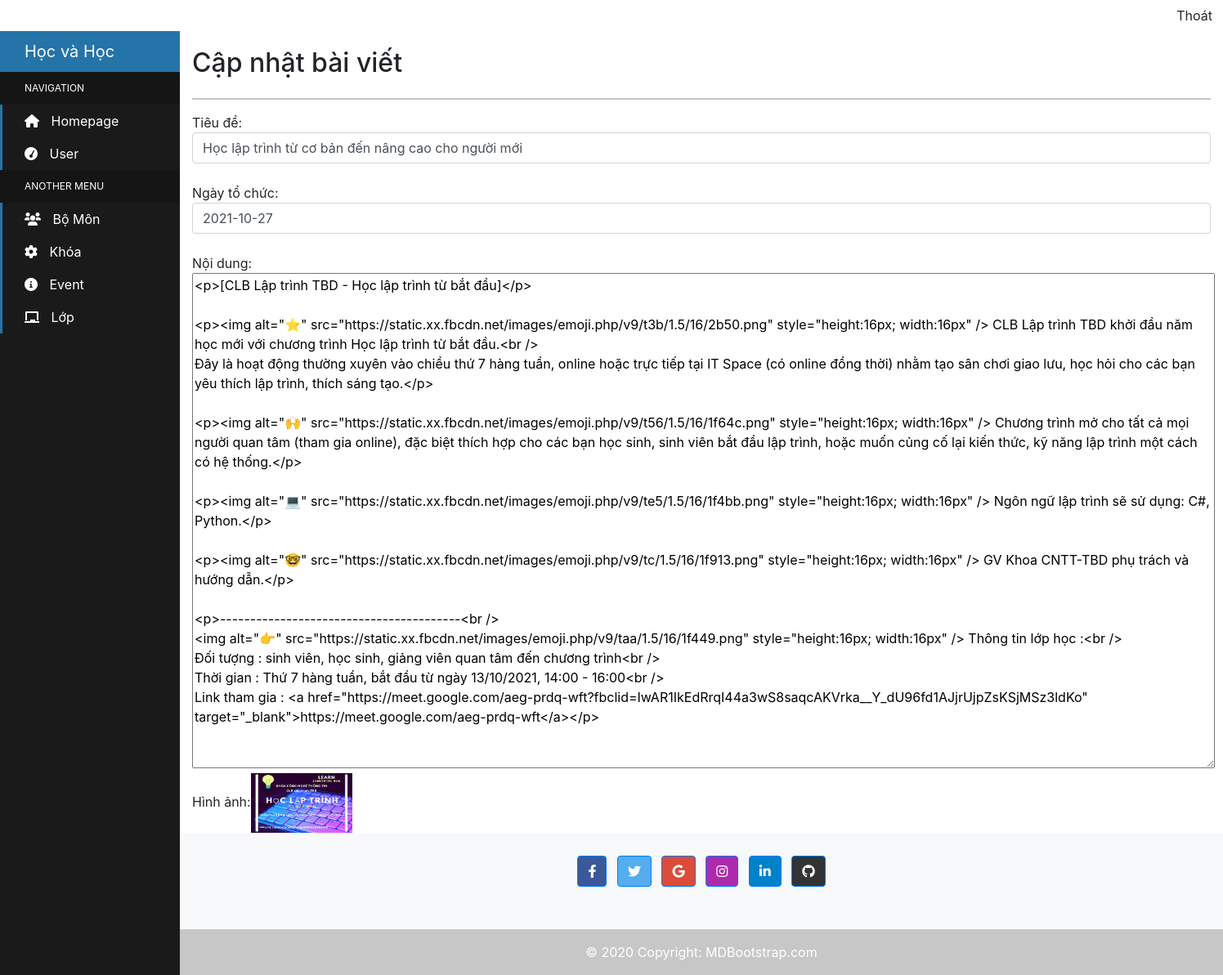
Page /admin/event/show.php?id=1 (signed in) on the committed database.
### tables this page shows
CREATE TABLE `sukien` (
  `sk_id` int(30) NOT NULL,
  `sk_name` varchar(250) NOT NULL,
  `sk_picture` varchar(500) NOT NULL,
  `sk_des` varchar(5000) NOT NULL,
  `sk_date` date NOT NULL
);

### admin/event/show.php (the view, shortened to what this page needs)
<?php
    include '../header.php';
    include '../../config/connect.php';
    $id = $_GET['id'];
    settype($id,"int");
    $sql = "SELECT * from sukien where sk_id= '$id'";
    $result = mysqli_query($conn,$sql);
?>
<div class="sidebar-container">
  <div class="sidebar-logo">
    Học và Học
  </div>
  <ul class="sidebar-navigation">
    <li class="header">Navigation</li>
    <li>
      <a href="../trangchu.php">
        <i class="fa fa-home" aria-hidden="true"></i> Homepage
      </a>
    </li>
    <li>
      <a href="../user/user.php">
        <i class="fa fa-tachometer" aria-hidden="true"></i> User
      </a>
    </li>
    <li class="header">Another Menu</li>
    <li>
      <a href="../bomom/bomon.php">
        <i class="fa fa-users" aria-hidden="true"></i> Bộ Môn
      </a>
    </li>
    <li>
      <a href="../khoa/khoa.php">
        <i class="fa fa-cog" aria-hidden="true"></i> Khóa
      </a>
    </li>
    <li>
      <a href="../event/event.php">
        <i class="fa fa-info-circle" aria-hidden="true"></i> Event
      </a>
    </li>
    <li>
        <a href="../lop/lop.php">
          <i class="fa fa-chalkboard	" aria-hidden="true"></i> Lớp
        </a>
      </li>
  </ul>
</div>
<div class="content-container">
  <div class="container-fluid">
<div id="page-wrapper">
	<div id="page-inner">
		<div class="row">
			<div class="col-md-12">
				<h2>Cập nhật bài viết</h2>
			</div>
		</div>
		<hr />
<form action="process-edit.php" method="post" enctype="multipart/form-data">
<?php
if(mysqli_num_rows($result)>0){
    while($row=mysqli_fetch_assoc($result)){
?>
Tiêu đề:<br>
<input type="text" name="title" value="<?php echo $row['sk_name'] ?>" class="form-control"><br>
Ngày tổ chức:<br>
<input type="text" name="title" value="<?php echo $row['sk_date'] ?>" class="form-control"><br>
Nội dung:<br>
<textarea name="content" id="content" rows="25" cols="120"><?php echo $row['sk_des'] ?></textarea>
<br>
Hình ảnh:<img src="../../img/<?php echo $row['sk_picture']?>" style="width: 10%;height: 5%;" alt="">
<br>
<?php
    }
}
?>
</form>
	</div>
</div>
</div>
<?php
    include '../footer.php';
?>

### admin/event/show.php (style rules this page uses)
.sidebar-container { position: fixed; width: 220px; height: 100%; left: 0; overflow-x: hidden; overflow-y: auto; background: #1a1a1a; color: #fff; }
.content-container { padding-top: 20px; }
.sidebar-logo { padding: 10px 15px 10px 30px; font-size: 20px; background-color: #2574A9; }
.sidebar-navigation { padding: 0; margin: 0; list-style-type: none; position: relative; }
.sidebar-navigation li { background-color: transparent; position: relative; display: inline-block; width: 100%; line-height: 20px; }
.sidebar-navigation li a { padding: 10px 15px 10px 30px; display: block; color: #fff; }
.sidebar-navigation li .fa { margin-right: 10px; }
.sidebar-navigation li::before { background-color: #2574A9; position: absolute; content: ''; height: 100%; left: 0; top: 0; -webkit-transition: width 0.2s ease-in; transition: width 0.2s ease-in; width: 3px; z-index: -1; }
.sidebar-navigation .header { font-size: 12px; text-transform: uppercase; background-color: #151515; padding: 10px 15px 10px 30px; }
.sidebar-navigation .header::before { background-color: transparent; }
.content-container { padding-left: 220px; }

### rows in the picture
sukien: title "Học lập trình từ cơ bản đến nâng cao cho người mới", title "2021-10-27", content "<p>[CLB Lập trình TBD - Học lập trình từ bắt đầu]</p> <p><img alt=\"⭐\" src=\"https://static.xx.fbcdn.net/images/emoji.php/v9/t3b/1.5/16/2b50.png\" style=\"height:16px; width:16px\" /> CLB Lập trình TBD khởi đầu năm học mới với chương trình Học lập trình từ bắt đầu.<br /> Đây là hoạt động thường xuyên vào chiều thứ 7 hàng tuần, online hoặc trực tiếp tại IT Space (có online đồng thời) nhằm tạo sân chơi giao lưu, học hỏi cho các bạn yêu thích lập trình, thích sáng tạo.</p> <p><img alt=\"🙌\" src=\"https://static.xx.fbcdn.net/images/emoji.php/v9/t56/1.5/16/1f64c.png\" style=\"height:16px; width:16px\" /> Chương trình mở cho tất cả mọi người quan tâm (tham gia online), đặc biệt thích hợp cho các bạn học…", sk_picture (picture)
